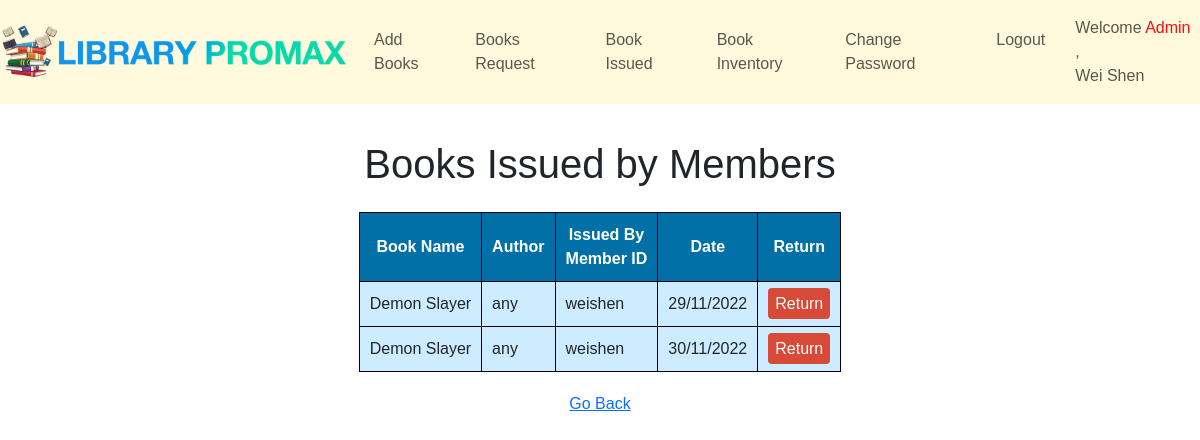
/issue.php (signed in), run on the app's committed database.
### tables this page shows
CREATE TABLE `issue` (
  `id` int(255) NOT NULL,
  `sid` varchar(255) NOT NULL,
  `name` varchar(255) NOT NULL,
  `author` varchar(255) NOT NULL,
  `date` varchar(255) NOT NULL
);

### issue.php (the view, shortened to what this page needs)
<?php
include("setting.php");
$aid = $_SESSION['aid'];
$a = mysqli_query($set, "SELECT * FROM admin WHERE aid='$aid'");
$b = mysqli_fetch_array($a);
$name = $b['name'];
?>
<!DOCTYPE html>
<head>
    <link href="https://cdn.jsdelivr.net/npm/bootstrap@5.3.1/dist/css/bootstrap.min.css" rel="stylesheet">
    <link href="table.css" rel="stylesheet" type="text/css" />
</head>
<body>
    <nav class="navbar navbar-expand-sm sticky-top navbar-bgcolor">
        <div class="container">
            <a class="navbar-brand" href="adminhome.php"><img class="logo" src="images/logo.png" alt="logo"></a>
            <div class="collapse navbar-collapse" id="myList">
                <ul class="navbar-nav mx-auto">
                    <li class="nav-item active nav1">
                        <a class="nav-link" href="addBooks.php">Add Books</a>
                    </li>
                    <li class="nav-item nav1">
                        <a class="nav-link" href="bookRequests.php">Books Request</a>
                    </li>
                    <li class="nav-item nav1">
                        <a class="nav-link" href="issue.php">Book Issued</a>
                    </li>
                    <li class="nav-item nav1">
                        <a class="nav-link" href="inventory.php">Book Inventory</a>
                    </li>
                    <li class="nav-item nav1">
                        <a class="nav-link" href="changePasswordAdmin.php">Change Password</a>
                    </li>
                    <li class="nav-item nav1">
                        <a class="nav-link" href="logout.php">Logout</a>
                    </li>
                </ul>
                <ul class="navbar-nav">
                    <li class="nav-item">
                        <a class="nav-link" href="#">Welcome <font color="#FC0C0C">Admin</font>
                            ,<br><?php echo $name; ?></a>
                    </li>
                </ul>
            </div>
        </div>
    </nav>
    <div class="container">
        <div class="text-center">
            <h1 class="allform2">Books Issued by Members</h1>
        </div>
    </div>
    <div class="allform">
        <div class="small-container">
            <div class="row">
                <div class="col-12">
                    <table class="center">
                        <tr>
                            <th>Book Name</th>
                            <th>Author</th>
                            <th>Issued By<br>Member ID</th>
                            <th>Date</th>
                            <th>Return</th>
                        </tr>
                        <?php
                        $x = mysqli_query($set, "SELECT * FROM issue");
                        while ($y = mysqli_fetch_array($x)) {
                        ?>
                            <tr>
                                <td><?php echo $y['name']; ?></td>
                                <td><?php echo $y['author']; ?></td>
                                <td><?php echo $y['sid']; ?></td>
                                <td><?php echo $y['date']; ?></td>
                                <td><a href="return.php?r=<?php echo $y['id']; ?>" class="link2">Return</a></td>
                            </tr>
                        <?php
                        }
                        ?>
                    </table>
                    <div class="text-center">
                        <a href="adminhome.php" class="link">Go Back</a>
                    </div>
                    <br />
                    <br />
                </div>
            </div>
        </div>
    </div>
</body>
</html>

### table.css (style rules this page uses)
body { font-family: "Poppins", sans-serif; }
th { background-color: #0170a7; color: white; text-align: center; }
td { background-color: #cdecff; }
table, th, td { border: 1px solid black; padding: 10px; }
.center { margin-left: auto; margin-right: auto; }
img.logo { width: 350px; height: auto; }
.navbar-bgcolor { background-color: #fff9dd; }
.nav1 { margin-right: 14px; }
.container { max-width: 1300px; margin: auto; padding-left: 0px; padding-right: 0px; }
.row { display: flex; align-items: center; flex-wrap: wrap; justify-content: space-around; }
.small-container { max-width: 1160px; margin: auto; padding-left: 0px; padding-right: 0px; }
.allform { margin-top: 24px; }
.allform .col-12 { min-width: 200px; }
h1.allform2 { margin-top: 36px; }
a.link2 { background-color: #d84a38; color: white; padding: 7px; border: none; border-radius: 4px; cursor: pointer; text-decoration: none; }
a.link { margin-top: 20px; display: inline-block; }

### data on the page
issue: name "Demon Slayer", author "any", sid "weishen", date "29/11/2022"
issue: name "Demon Slayer", author "any", sid "weishen", date "30/11/2022"

### other printed values
$name "Wei Shen"
